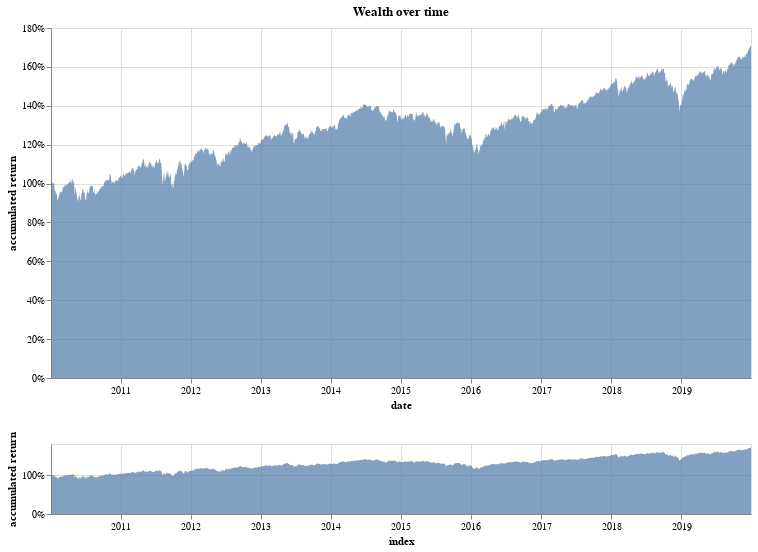

The code cell stored with this chart in its notebook:
### Code cell
returns_chart(bt.balance)

### Figure 1 — Vega-Lite specification as saved in the notebook (floating-point values rounded to 4 significant figures; data arrays with more than 128 entries replaced by an {"elided": "..."} marker saying what was removed)
{"config": {"view": {"continuousWidth": 400, "continuousHeight": 300}}, "vconcat": [{"layer": [{"mark": "point", "encoding": {"opacity": {"value": 0}, "x": {"type": "temporal", "field": "index"}}, "selection": {"selector006": {"type": "single", "nearest": true, "on": "mouseover", "fields": ["index"], "empty": "none"}}}, {"mark": "point", "encoding": {"opacity": {"condition": {"value": 1, "selection": "selector006"}, "value": 0}, "x": {"type": "temporal", "field": "index"}, "y": {"type": "quantitative", "axis": {"format": "%"}, "field": "accumulated return"}}}, {"mark": {"type": "text", "align": "left", "dx": 5, "dy": -5}, "encoding": {"text": {"condition": {"type": "quantitative", "field": "accumulated return", "format": ".2%", "selection": "selector006"}, "value": " "}, "x": {"type": "temporal", "field": "index"}, "y": {"type": "quantitative", "axis": {"format": "%"}, "field": "accumulated return"}}}, {"mark": {"type": "area", "opacity": 0.7}, "encoding": {"x": {"type": "temporal", "axis": {"title": "date"}, "field": "index", "scale": {"domain": {"selection": "selector005"}}}, "y": {"type": "quantitative", "axis": {"format": "%"}, "field": "accumulated return"}}}], "height": 350, "title": "Wealth over time", "width": 700}, {"mark": {"type": "area", "opacity": 0.7}, "encoding": {"x": {"type": "temporal", "field": "index"}, "y": {"type": "quantitative", "axis": {"format": "%"}, "field": "accumulated return"}}, "height": 70, "selection": {"selector005": {"type": "interval", "encodings": ["x"]}}, "width": 700}], "data": {"name": "data-6f6b0c43a0adb7d4b0c3bf99f00a2be4"}, "$schema": "https://vega.github.io/schema/vega-lite/v4.0.0.json", "datasets": {"data-6f6b0c43a0adb7d4b0c3bf99f00a2be4": {"elided": "2517 records"}}}
